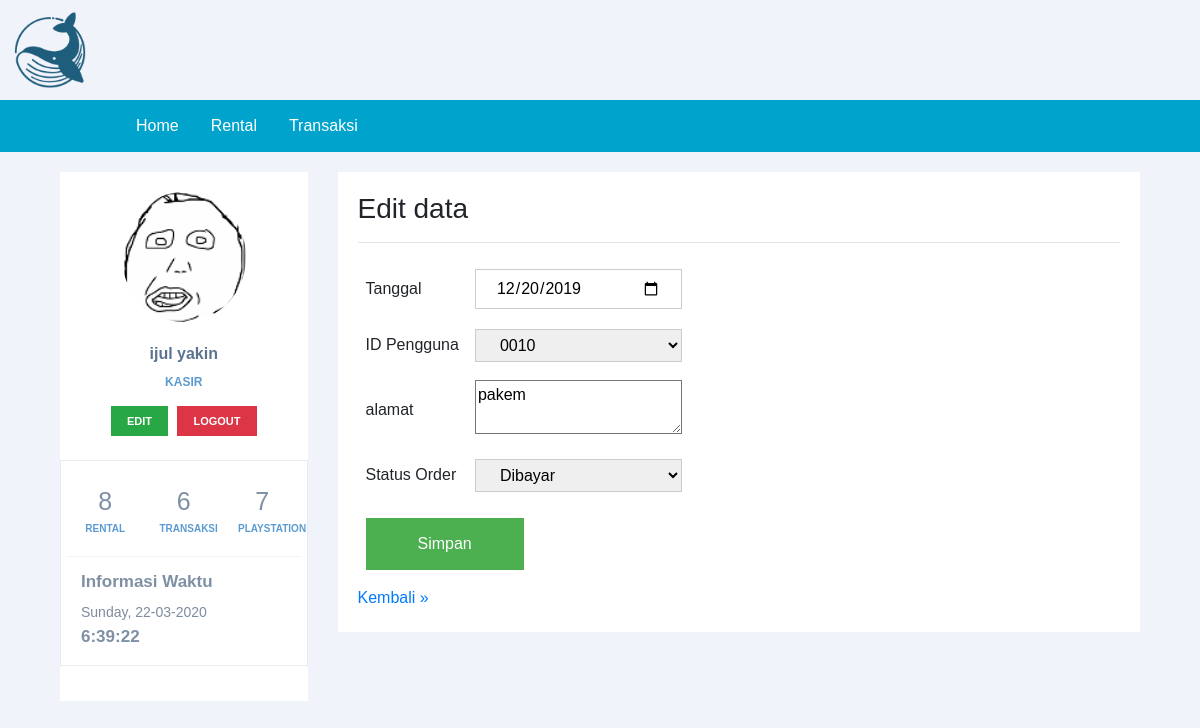
Screenshot of /halaman_kasir.php?page=rental_edit&kode=0010 (signed in) with the database file from the repository.
### tables this page shows
CREATE TABLE `orders` (
  `id_order` varchar(10) NOT NULL,
  `tanggal` date NOT NULL,
  `id_user` varchar(10) NOT NULL,
  `alamat` varchar(50) DEFAULT NULL,
  `status_order` varchar(50) NOT NULL
);

### rental_edit.php (the view, shortened to what this page needs)
<h3>Edit data</h3>
<hr>
<?php
include "koneksi.php";
$id_order = $_GET['kode'];
$query_mysqli = $koneksi->query("SELECT * FROM orders WHERE id_order='$id_order'")or die(mysqli_error());
while($data = mysqli_fetch_array($query_mysqli)){
	?>
	<form  method="post">
		<table>
			<tr>
				<td>Tanggal</td>
				<td><input type="date" name="tanggal" value="<?php echo $data['tanggal'] ?>"></td>
			</tr>
			<tr>
				<td>ID Pengguna</td>
				<td>
					<select name="id_user" >
						<option><?php echo $data['id_user'] ?></option>
						</select>
					</td>
				</tr>
				<tr>
					<td>alamat</td>
					<td><textarea name="alamat"><?php echo $data['alamat'] ?></textarea> </td>
				</tr>
				<tr>
					<td>Status Order</td>
					<td><select name="status_order" >
							<option><?php echo $data['status_order'] ?></option>
						</select></td>
				</tr>
				<tr>
					<td colspan="2"><input name="submit" type="submit" value="Simpan"></td>
				</tr>
			</table>
		</form>
		<a href="?page=rental">Kembali &raquo;</a>
	<?php } ?>
</body>
</html>

### style.css (style rules this page uses)
body { font-family: sans-serif; background: #ebf9fb; }
input[type=text], [type=date], [type=password], select { width: 100%; padding: 6px 20px; margin: 2px 0; display: inline-block; border: 1px solid #ccc; border-radius: 4px; box-sizing: border-box; }
input[type=submit] { width: 50%; background-color: #4CAF50; color: white; padding: 14px 20px; margin: 8px 0; border: none; border-radius: 4px; cursor: pointer; }
.daftar_tabel th, td { text-align: left; padding: 8px; }

### css/sidebar.css (style rules this page uses)
body { background: #F1F3FA; }
a, button, code, div, img, input, label, li, p, pre, select, span, svg, table, td, textarea, th, ul { -webkit-border-radius: 0!important; -moz-border-radius: 0!important; border-radius: 0!important; }

### rows the page displays
orders: tanggal "12/20/2019", id_user "0010", alamat "pakem", status_order "Dibayar"

### other values shown
$_SESSION['nama'] "ijul yakin"
$_SESSION['level'] "KASIR"
$count "8"
$count "6"
$count "7"
